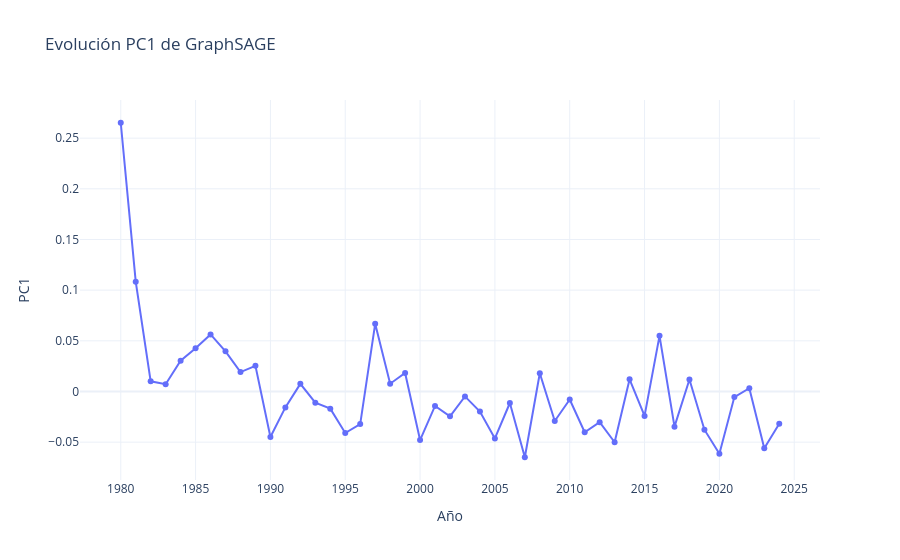

Here is the notebook cell this chart was saved with:
### Code cell
df_flujo, metadatos_pca = eanalysis.calcular_pca_1d(historia)
eviz.plot_evolucion_pc1(df_flujo)

### Figure 1 — Plotly figure (JSON) as saved in the notebook; plotly's stock layout.template omitted (floating-point values rounded to 4 significant figures)
{"data": [{"hovertemplate": "Año=%{x}<br>PC1=%{y}<extra></extra>", "legendgroup": "", "line": {"color": "#636efa", "dash": "solid"}, "marker": {"symbol": "circle"}, "mode": "lines+markers", "name": "", "orientation": "v", "showlegend": false, "type": "scatter", "x": [1980, 1981, 1982, 1983, 1984, 1985, 1986, 1987, 1988, 1989, 1990, 1991, 1992, 1993, 1994, 1995, 1996, 1997, 1998, 1999, 2000, 2001, 2002, 2003, 2004, 2005, 2006, 2007, 2008, 2009, 2010, 2011, 2012, 2013, 2014, 2015, 2016, 2017, 2018, 2019, 2020, 2021, 2022, 2023, 2024], "xaxis": "x", "y": [0.2652, 0.1084, 0.01002, 0.007189, 0.03041, 0.04258, 0.05628, 0.03959, 0.01918, 0.02538, -0.04489, -0.01568, 0.007543, -0.01104, -0.01692, -0.04096, -0.03212, 0.06681, 0.007686, 0.0182, -0.0479, -0.01422, -0.02446, -0.004856, -0.01976, -0.04637, -0.01136, -0.06489, 0.01802, -0.02912, -0.007893, -0.04021, -0.03032, -0.05007, 0.01207, -0.02413, 0.05491, -0.0347, 0.01183, -0.03769, -0.0615, -0.005522, 0.003182, -0.05599, -0.03189], "yaxis": "y"}], "layout": {"legend": {"tracegroupgap": 0}, "title": {"text": "Evolución PC1 de GraphSAGE"}, "xaxis": {"anchor": "y", "domain": [0, 1], "title": {"text": "Año"}}, "yaxis": {"anchor": "x", "domain": [0, 1], "title": {"text": "PC1"}}}}
